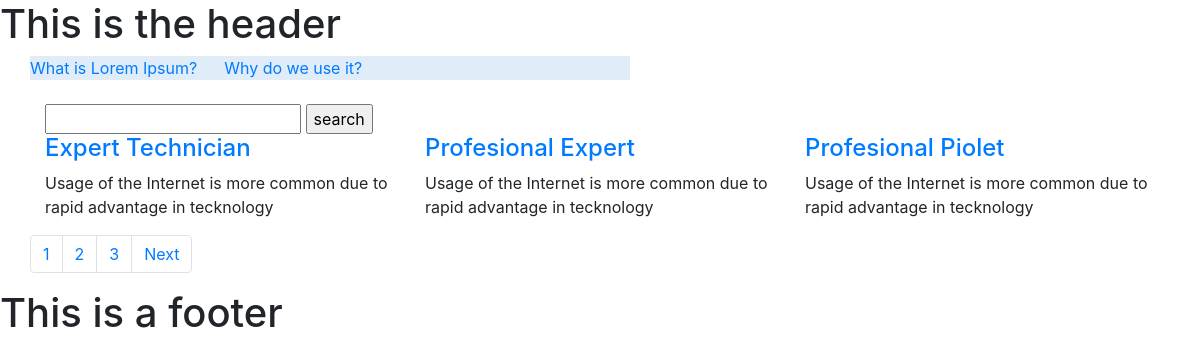
Screenshot of /demopage/ with the database file from the repository.
### news/models.py (models this page shows)
class news(models.Model):
    news_title = models.CharField(max_length=100)
    news_desc = HTMLField()
    news_slug = AutoSlugField(populate_from='news_title',unique=True,null=True,default=None)

### service/models.py (models this page shows)
class Service(models.Model):
    service_icon = models.CharField(max_length=50)
    service_title = models.CharField(max_length=50)
    service_des = models.TextField()

### wscubetech/views.py (the view)
# urls.py: path('demopage/',views.demopage,name="demopage"),
def demopage(request):
    serviceData = Service.objects.all()     #  serviceData = Service.objects.all().order_by('-id')[:3]     # gives descending order  for ascending order dont use '-' sign to fieldname , [] --> we can  limit the entries i.e. slice the entris
    paginator = Paginator(serviceData,3)
    page_number = request.GET.get('page')
    serviceDatafinal = paginator.get_page(page_number)
    totalPage = serviceDatafinal.paginator.num_pages
    if request.method=="GET":
        st = request.GET.get('servicename')
        if st!= None:
            serviceData = Service.objects.filter(service_title__icontains=st)      # __icontains  use for filter the data ,if we search on a letter it shows or gives result da containing that letter
    newsData = news.objects.all()
    data = {'serviceData':serviceDatafinal,
             'newsData':newsData,
             'last page': totalPage}
    return render(request,"demopage.html",data)

### templates/demopage.html (shortened to what this page needs)
{% extends 'base.html' %}
{% block content %}
<div class="container">
    <div class="row">
      <div class="marquee" style="height: 25px; width: 80vw;">
        <marquee behavior="scroll" direction="left" height="25px" style="background-color:rgb(225, 236, 249); color: black; width:50vw " onmouseover="stop()" onmouseout="start()">
          {% for d in newsData %}
             <a href="/newsDetails/{{ d.news_slug }}">{{ d.news_title}} &nbsp; &nbsp;&nbsp;</a>
          {% endfor %}
        </marquee>
      </div>
<br>
<br>
<div class="col-12">
  <form method="get">
  <input type="text" name="servicename" value=""/>
  <input type="submit" value="search">
  </form>
</div>
        {% for n in serviceData %}
        <div class="col-lg-4 col-md-6">
          <h4>
            <a href="#">{{n.service_title | safe }}</a>
          </h4>
          <p>
            {{n.service_des}}
          </p>
        </div>
        {% empty %}
        no data found
        {% endfor %}
        <nav aria-label="Page navigation example">
          <ul class="pagination">
            <li class="page-item"><a class="page-link" href="/demopage/?page=1">1</a></li>
            <li class="page-item"><a class="page-link" href="/demopage/?page=2">2</a></li>
            <li class="page-item"><a class="page-link" href="/demopage/?page=3">3</a></li>
            {% if serviceData.has_next %}
            <li class="page-item"><a class="page-link" href="/demopage/?page={{serviceData.next_page_number}}">Next</a></li>
            {% endif %}
          </ul>
        </nav>
    </div>
</div>
{% endblock %}

### templates/base.html
{% include "header.html" %}
{% block content %}
{% endblock %}
{% include "footer.html" %}

### templates/header.html (shortened to what this page needs)
<!doctype html>
<html lang="en">
  <head>
    <link rel="stylesheet" href="https://cdn.jsdelivr.net/npm/bootstrap@4.6.2/dist/css/bootstrap.min.css">
    <header>
        <h1> This is the header  </h1>
    </header>
  </head>
  <body>
  </body>

### templates/footer.html
<footer>
    <h1>This is a footer </h1>
</footer>

### rows the page displays
news: news_title "What is Lorem Ipsum?"
news: news_title "Why do we use it?"
Service: service_title "Expert Technician", service_des "Usage of the Internet is more common due to rapid advantage in tecknology"
Service: service_title "Profesional Expert", service_des "Usage of the Internet is more common due to rapid advantage in tecknology"
Service: service_title "Profesional Piolet", service_des "Usage of the Internet is more common due to rapid advantage in tecknology"
